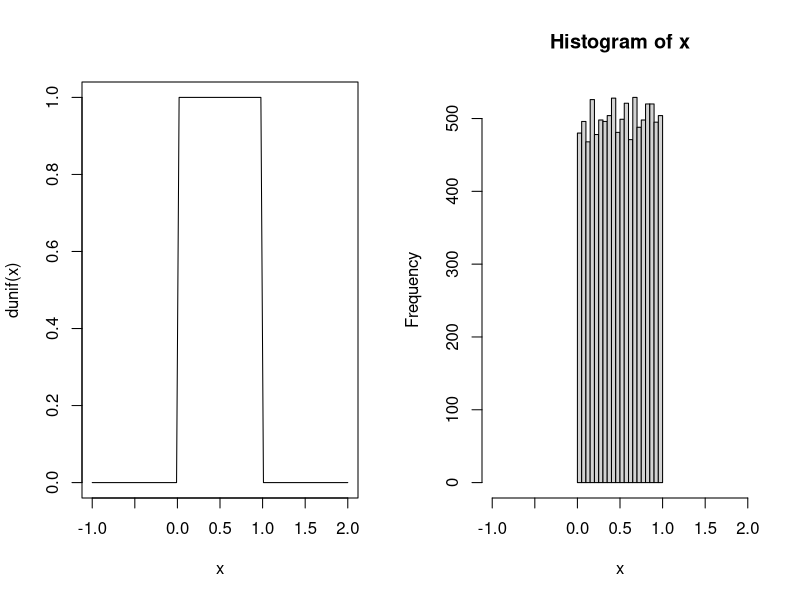
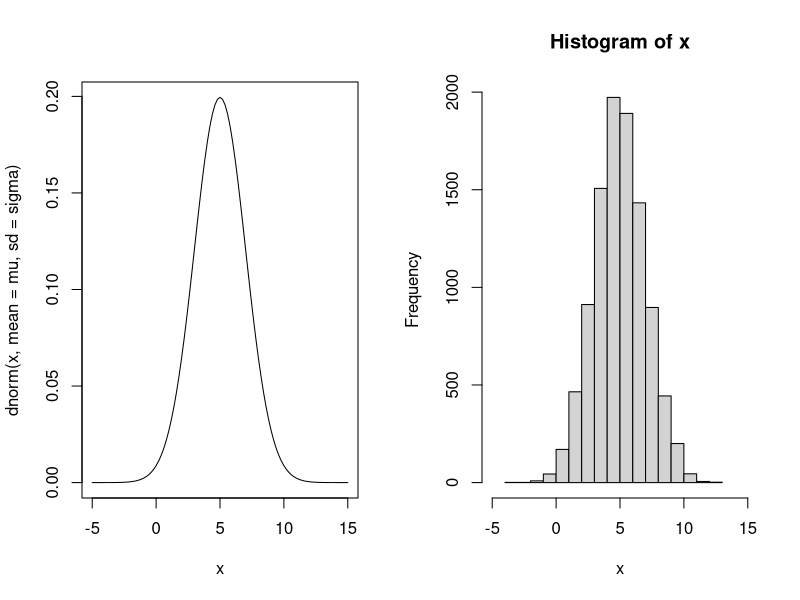

Recreate these plots in R, in order.

# Set window to 2-column graph
par(mfrow = c(1, 2))

# This is the sample size
n_sample = 10000

# Uniform distribution. First plot the curve. Then generate 
# a sample of size n_sample and 
curve(dunif(x), from = -1, to = 2)
x <- runif(n_sample)
hist(x, xlim = c(-1, 2))


# Do the same with the normal distribution: need the extra parameters mean, sd. 
# They have default values. Which are these values?
mu <- 5
sigma <- 2

curve(dnorm(x, mean = mu, sd = sigma), 
      from = mu - 5 * sigma, 
      to = mu + 5 * sigma)

x <- rnorm(n_sample, mean = mu, sd = sigma)
hist(x, xlim = c(mu - 5 * sigma, mu + 5 * sigma))

# Chisq distribution: needs parameter df (degress of freedom). 
# There is no default value. Try with df = 1, 2, 3 
# Try to put several on the same graph (add = T when calling curve or hist)



